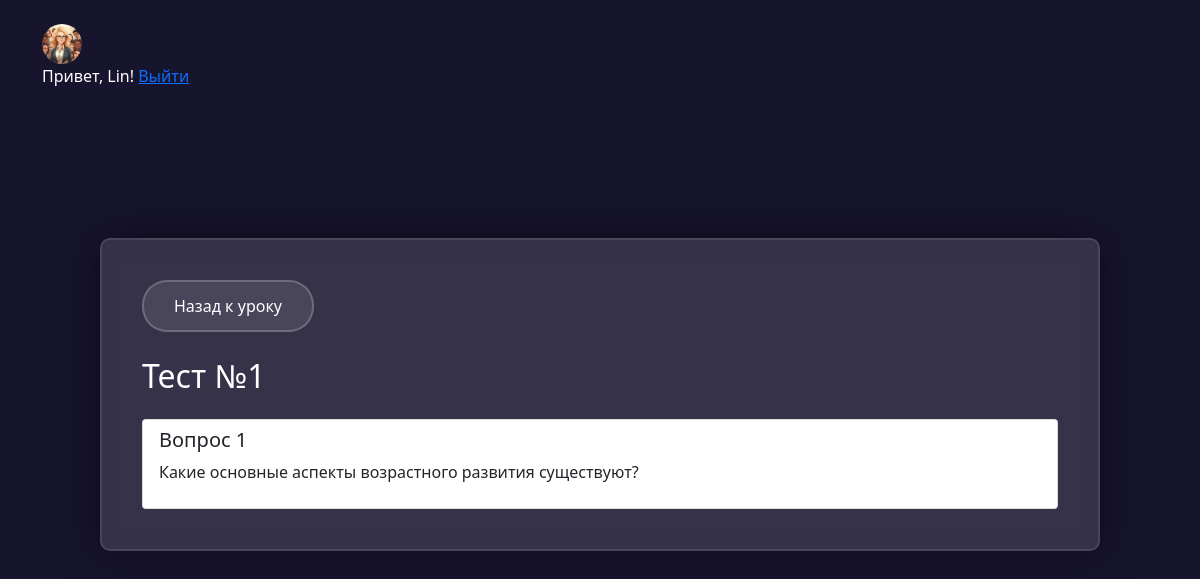
The app's page /courses/quiz/9/ (signed in) with its own data.
### users/models.py (models this page shows, shortened)
class CustomUser(AbstractUser):
    STUDENT = 1
    TEACHER = 2
    ROLE_CHOICES = (
        (STUDENT, 'Ученик'),
        (TEACHER, 'Преподаватель'),
    )
    role = models.PositiveSmallIntegerField(choices=ROLE_CHOICES, default=STUDENT)
    bio = models.TextField(blank=True, null=True)  # Описание профиля
    avatar = models.ImageField(upload_to='avatars/', null=True, blank=True)  # Фото профиля
    groups = models.ManyToManyField(
        Group,
        verbose_name='groups',
        blank=True,
        help_text="The groups this user belongs to",
        related_name="custom_user_set",
        related_query_name="custom_user",
    )
    user_permissions = models.ManyToManyField(
        Permission,
        verbose_name='user permissions',
        blank=True,
        help_text="Specific permissions for this user",
        related_name="custom_user_set",
        related_query_name="custom_user",
    )
    class Meta:
        swappable = "AUTH_USER_MODEL"

### courses/models.py (models this page shows, shortened)
class Quiz(models.Model):
    lesson = models.ForeignKey(Lesson, on_delete=models.CASCADE, related_name="quizzes",
                               verbose_name="Урок")  # Тест привязан к уроку
    title = models.CharField(max_length=200, verbose_name="Название теста")
    description = models.TextField(blank=True, verbose_name="Описание теста")
    created_at = models.DateTimeField(default=timezone.now, verbose_name="Дата создания")
    class Meta:
        verbose_name = "Тест"
        verbose_name_plural = "Тесты"
        ordering = ["-created_at"]

class Question(models.Model):
    quiz = models.ForeignKey(Quiz, on_delete=models.CASCADE, related_name='questions',
                             verbose_name="Тест")  # Вопрос принадлежит тесту
    text = models.TextField(default="Вопрос по умолчанию", verbose_name="Текст вопроса")
    correct_answer = models.CharField(max_length=200, verbose_name="Правильный ответ")
    order = models.PositiveIntegerField(
        default=1,
        validators=[MinValueValidator(1)],
        verbose_name="Порядок вопросов"
    )
    class Meta:
        verbose_name = "Вопрос"
        verbose_name_plural = "Вопросы"
        ordering = ['order']
        unique_together = ['quiz', 'order']

### courses/views.py (the view)
# urls.py: path('quiz/<int:quiz_id>/', views.quiz_detail, name="quiz_detail"),
@login_required
def quiz_detail(request, quiz_id):
    quiz = get_object_or_404(Quiz, pk=quiz_id)
    return render(request, 'courses/quiz_detail.html', {
        'quiz': quiz,
        'questions': quiz.questions.all().order_by('order')
    })

### templates/courses/quiz_detail.html (shortened to what this page needs)
{% extends 'base.html' %}
{% block content %}
<div class="quiz-container">
    <div class="course-header">
        <a href="{% url 'courses:course_detail' quiz.lesson.course.id %}"
            class="btn btn-secondary">
            Назад к уроку
        </a>
    </div>
    <div class="content">
        <h2 class="mb-4">{{ quiz.title }}</h2>
        <div class="list-group">
            {% for question in questions %}
            <div class="list-group-item">
                <h5>Вопрос {{ question.order }}</h5>
                <p>{{ question.text }}</p>
            </div>
            {% endfor %}
        </div>
    </div>
</div>
{% endblock %}

### templates/base.html (shortened to what this page needs)
<!DOCTYPE html>
<html>
<head>
    <link href="https://cdn.jsdelivr.net/npm/bootstrap@5.0.2/dist/css/bootstrap.min.css" rel="stylesheet">
    <link rel="stylesheet" href="https://cdn.jsdelivr.net/npm/bootstrap-icons@1.11.1/font/bootstrap-icons.css">
</head>
<body class="container">
    <header class="my-4">
        {% if user.is_authenticated %}
        <div class="default-avatar">
            <a href="{% url 'users:profile' %}">
                {% if user.avatar %} <img src="{{ user.avatar.url }}"class="avatar"style="width: 40px !important; height: 40px !important; border-radius: 50% !important;">
                {% else %}
                <i class="bi bi-person"style="width: 40px !important; height: 40px !important; border-radius: 50% !important;"></i>
                {% endif %}
            </a>
        </div>
        <span style="color: white !important;">Привет, {{ user.username }}! </span> <a href="{% url 'users:logout' %}">Выйти</a>
        {% endif %}
    </header>
    <main>
        {% block content %}{% endblock %}
    </main>
</body>
</html>

### templates/courses/quiz_detail.html (style rules this page uses)
body { background-color: rgb(23, 20, 46); color: #ffffff; }
.quiz-container { max-width: 1000px; margin: 2rem auto; margin-top: 150px; padding: 40px; background: rgba(255,255,255,0.13); backdrop-filter: blur(10px); border: 2px solid rgba(255,255,255,0.1); border-radius: 10px; box-shadow: 0 0 40px rgba(8,7,16,0.6); }
.btn-secondary { background: rgba(255,255,255,0.1); border: 2px solid rgba(255,255,255,0.2); color: #ffffff; padding: 12px 30px; border-radius: 25px; margin-bottom: 25px; }

### records on screen
CustomUser: avatar (picture), username "Lin"
Quiz: title "Тест №1"
Question: order "1", text "Какие основные аспекты возрастного развития существуют?"
